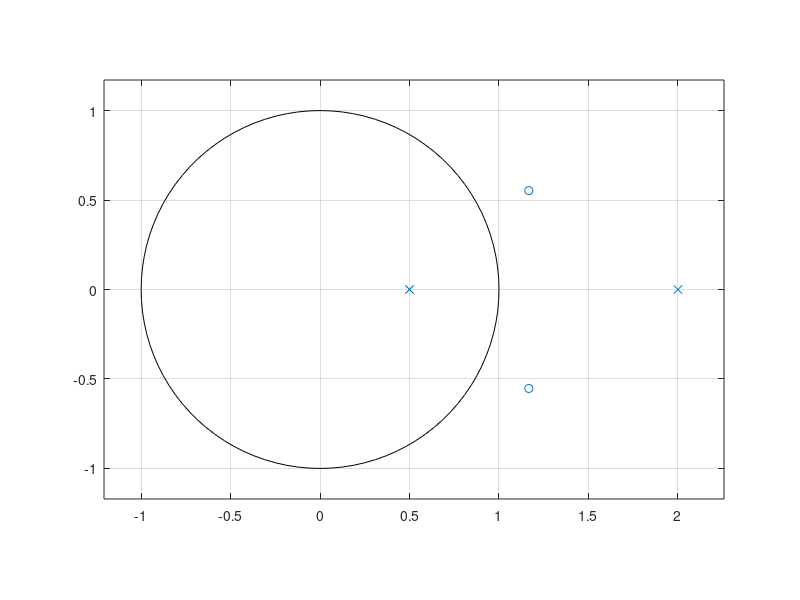

This figure's MATLAB source:
b = [3 -7 5]; 
a = [1 -5/2 1];
nule = roots(b);
polovi = roots(a);
disp('Nule funkcije prenosa')
disp(nule)

disp('Polovi funkcije prenosa')
disp(polovi)

if abs(polovi) < 1 
    disp('Sistem je stabilan')
else
    disp('Sistem je nestabilan')
end
zplane(b, a);
